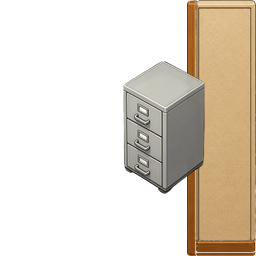
#> input picture games/deadline-escape/archive/2026-07-20-wall-prop-composites/frames/tile_wall_e_cabinet.png, 256 x 256 px, given in place of wall_n_style.png, which was not available
$ python process_styled_walls.py
#> lines starting #> are read from the running program, lines starting #| are printed output that depends on the picture; pictures that were not available may be replaced by others from this repository, and a replacement may not be noted
### management/tools/chroma_to_alpha.py
#!/usr/bin/env python3
"""Convert chroma-key (#FF00FF / near-magenta) images to RGBA PNG with alpha."""
from __future__ import annotations

import argparse
from pathlib import Path

from PIL import Image
import numpy as np

# Pure magenta key used in generation prompts
KEY = np.array([255, 0, 255], dtype=np.float32)


# [18 lines left out: function chroma_to_rgba, not called in this run]


def fit_square(im: Image.Image, size: int) -> Image.Image:
    """Contain sprite in size×size canvas, centered, keep alpha."""
    im = im.convert("RGBA")
    # trim transparent
    bbox = im.getbbox()
    if bbox:
        im = im.crop(bbox)
    im.thumbnail((size - 2, size - 2), Image.Resampling.LANCZOS)
    canvas = Image.new("RGBA", (size, size), (0, 0, 0, 0))
    x = (size - im.width) // 2
    y = (size - im.height) // 2
    canvas.paste(im, (x, y), im)
    return canvas


# [30 lines left out: functions process_file, main, not called in this run]


# [2 lines that do not run on import are left out]

### management/tools/process_styled_walls.py
#!/usr/bin/env python3
"""Process AI wall tiles (desk-matching style) → frames + oriented composites.

Sources: /opt/cursor/artifacts/assets/wall_*_black.png, window_*_black.png
- Black (#000) keyed to alpha
- Carpet/floor bleed stripped via color distance to floor refs
- N masters → S/W/E by rotate (wall only) or re-seat prop upright
"""
from __future__ import annotations

import sys
from pathlib import Path

import numpy as np
from PIL import Image, ImageDraw, ImageFilter, ImageEnhance

ROOT = Path(__file__).resolve().parents[2]
FRAMES = ROOT / "games" / "deadline-escape" / "refs" / "sprites" / "frames"
SPRITES = FRAMES.parent
ART = Path("/opt/cursor/artifacts/assets")
SIDE = 256
BAND = 118

PROPS = ("plant", "cooler")
EDGES = ("n", "s", "e", "w")

sys.path.insert(0, str(Path(__file__).resolve().parent))
from chroma_to_alpha import fit_square  # noqa: E402


def black_key(im: Image.Image, thr: float = 28.0, soft: float = 22.0) -> Image.Image:
    """Near-black → transparent."""
#> called with thr = 28, soft = 22
    rgba = im.convert("RGBA")
#> rgba is the input picture: PIL image 256x256 RGBA; mean R, G, B, A 66.5, 57.1, 44.2, 94.4
    arr = np.asarray(rgba).astype(np.float32)
    lum = arr[..., :3].mean(axis=-1)
    # also kill very dark cool pixels
    alpha = np.clip((lum - thr) / max(soft, 1e-6) * 255.0, 0, 255)
    alpha = np.where(lum < thr, 0, alpha)
    out = arr.copy()
    out[..., 3] = np.minimum(arr[..., 3], alpha)
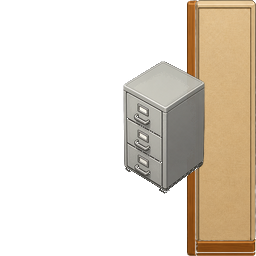
#> out: shape (256, 256, 4) float32; mean R, G, B, A 66.5, 57.1, 44.2, 94.1; transparent parts drawn white
    return Image.fromarray(out.astype(np.uint8), "RGBA")


def strip_carpet(im: Image.Image, floor_refs: list[Image.Image], max_dist: float = 48.0) -> Image.Image:
    """Kill pixels similar to floor carpet samples (desk-style walls stay)."""
#> called with max_dist = 40
    rgba = im.convert("RGBA")
    arr = np.asarray(rgba).astype(np.float32)
    if not floor_refs:
        return rgba
    samples = []
    for fr in floor_refs:
        f = np.asarray(fr.convert("RGB").resize((64, 64), Image.Resampling.BOX)).astype(np.float32)
        samples.append(f.reshape(-1, 3))
    pal = np.concatenate(samples, axis=0)
    # subsample palette
    rng = np.random.default_rng(0)
    if len(pal) > 400:
        pal = pal[rng.choice(len(pal), 400, replace=False)]
    rgb = arr[..., :3]
    h, w = rgb.shape[:2]
    flat = rgb.reshape(-1, 3)
    # chunked min distance
    mind = np.full(flat.shape[0], 1e9, dtype=np.float32)
    for i in range(0, len(pal), 50):
        chunk = pal[i : i + 50]
        # (N,1,3) - (1,M,3)
        d = np.linalg.norm(flat[:, None, :] - chunk[None, :, :], axis=-1).min(axis=1)
        mind = np.minimum(mind, d)
    mind = mind.reshape(h, w)
    # protect warm wall / wood / green plant / blue cooler glass / metal gray with edges
    r, g, b = rgb[..., 0], rgb[..., 1], rgb[..., 2]
    warm = (r > g + 8) & (r > b + 8) & (r > 90)  # wood/beige wall
    green = (g > r + 15) & (g > b + 10) & (g > 60)
    cyan = (b > r + 20) & (b > 100)  # cooler jug / glass
    bright = (r + g + b) > 520  # white plastics
    protect = warm | green | cyan | bright
    kill = (mind < max_dist) & (~protect) & (arr[..., 3] > 10)
    out = arr.copy()
    out[..., 3] = np.where(kill, 0, out[..., 3])
    return Image.fromarray(out.astype(np.uint8), "RGBA")


# [24 lines left out: function normalize_n_wall, not called in this run]


def orient_wall(n_tile: Image.Image, edge: str) -> Image.Image:
    """Rotate N wall band to other edges (prop-free walls)."""
    if edge == "n":
        return n_tile
    if edge == "s":
        return n_tile.transpose(Image.Transpose.ROTATE_180)
    if edge == "e":
        return n_tile.transpose(Image.Transpose.ROTATE_270)  # N→E
    if edge == "w":
        return n_tile.transpose(Image.Transpose.ROTATE_90)
    return n_tile


# [69 lines left out: functions wall_bottom_y, wall_right_x, wall_left_x, wall_top_y, soft_shadow, place_prop, not called in this run]


def load_prop(name: str) -> Image.Image:
    p = FRAMES / f"tile_{name}.png"
    return fit_square(Image.open(p).convert("RGBA"), SIDE)


# [38 lines left out: functions try_load_ai_composite, process_ai_composite_n, not called in this run]


def fit_top(im: Image.Image) -> Image.Image:
    bb = im.getbbox()
#> bb = (123, 0, 256, 256)
    if not bb:
        return Image.new("RGBA", (SIDE, SIDE), (0, 0, 0, 0))
    cropped = im.crop(bb)
    scale_w = SIDE / cropped.width
#> scale_w = 1.92
    nw = SIDE
    nh = max(1, int(round(cropped.height * scale_w)))
#> nh = 493
    if nh > SIDE:
        scale = SIDE / cropped.height
#> scale = 1
        nw = max(1, int(round(cropped.width * scale)))
#> nw = 133
        nh = SIDE
        scaled = cropped.resize((nw, nh), Image.Resampling.LANCZOS)
        canvas = Image.new("RGBA", (SIDE, SIDE), (0, 0, 0, 0))
#> canvas: PIL image 256x256 RGBA; every value is 0
        canvas.alpha_composite(scaled, ((SIDE - nw) // 2, 0))
        return canvas
    scaled = cropped.resize((nw, nh), Image.Resampling.LANCZOS)
    canvas = Image.new("RGBA", (SIDE, SIDE), (0, 0, 0, 0))
    canvas.alpha_composite(scaled, (0, 0))
    return canvas


# [32 lines left out: functions fit_bottom, fit_left, not called in this run]


def main() -> int:
    floor_refs = []
    for n in ("tile_floor_a.png", "tile_floor_b.png"):
        p = FRAMES / n
        if p.exists():
            floor_refs.append(Image.open(p))

    # --- base walls / windows from clean black-bg gens ---
    wall_n_src = ART / "wall_n_black.png"
    win_n_src = ART / "window_n_black.png"
    if not wall_n_src.exists():
        wall_n_src = ART / "wall_n_style.png"
    if not win_n_src.exists():
        win_n_src = ART / "window_n_style.png"

    wall_n = fit_top(strip_carpet(black_key(Image.open(wall_n_src)), floor_refs, 40))
    win_n = fit_top(strip_carpet(black_key(Image.open(win_n_src)), floor_refs, 40))
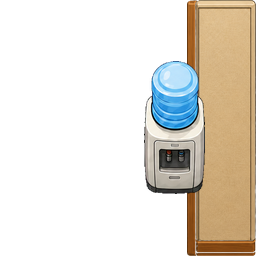
#> input picture games/deadline-escape/archive/2026-07-20-wall-prop-composites/frames/tile_wall_e_cooler.png, 256 x 256 px, given in place of window_n_style.png, which was not available
#> call 2 of black_key, with thr = 28, soft = 22
#> in black_key, rgba is the input picture: PIL image 256x256 RGBA; mean R, G, B, A 61.5, 55.4, 45.1, 87.5
#> in black_key (call 2), `alpha = np.clip((lum - thr) / max(soft, 1e-6) * 255.0, 0, 255)`:
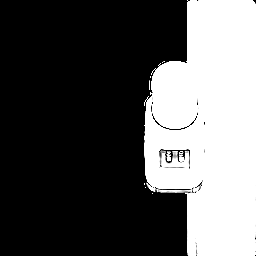
#> alpha: shape (256, 256) float32; min 0, max 255, mean 87.5
#> in black_key (call 2), `out[..., 3] = np.minimum(arr[..., 3], alpha)`:
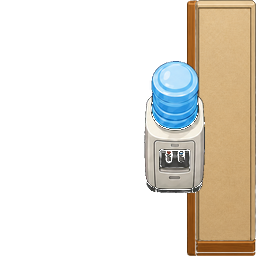
#> out: shape (256, 256, 4) float32; mean R, G, B, A 61.5, 55.4, 45.1, 86.1; transparent parts drawn white
    wall_n = ImageEnhance.Sharpness(wall_n).enhance(1.1)
    win_n = ImageEnhance.Sharpness(win_n).enhance(1.1)

    # Prefer authored S/W if present; else rotate from N
    walls = {"n": wall_n}
    wins = {"n": win_n}
    if (ART / "wall_s_black.png").exists():
        walls["s"] = fit_bottom(strip_carpet(black_key(Image.open(ART / "wall_s_black.png")), floor_refs, 40))
    else:
        walls["s"] = orient_wall(wall_n, "s")
    if (ART / "wall_w_black.png").exists():
        walls["w"] = fit_left(strip_carpet(black_key(Image.open(ART / "wall_w_black.png")), floor_refs, 40))
        walls["e"] = walls["w"].transpose(Image.Transpose.FLIP_LEFT_RIGHT)
    else:
        walls["w"] = orient_wall(wall_n, "w")
        walls["e"] = orient_wall(wall_n, "e")
    wins["s"] = orient_wall(win_n, "s")
    wins["w"] = orient_wall(win_n, "w")
    wins["e"] = orient_wall(win_n, "e")
#> in orient_wall (call 6), `return n_tile.transpose(Image.Transpose.ROTATE_270)`:
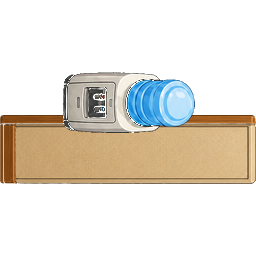
#> returned value: PIL image 256x256 RGBA; mean R, G, B, A 61.4, 55.3, 45, 86.1; transparent parts drawn white
    for e in EDGES:
        walls[e].save(FRAMES / f"tile_wall_{e}.png")
        wins[e].save(FRAMES / f"tile_window_{e}.png")
        print(f"  wall/window {e}")
    walls["n"].save(FRAMES / "tile_wall.png")
    wins["n"].save(FRAMES / "tile_window.png")

    props = {n: load_prop(n) for n in PROPS}
#> in fit_square, `bbox = im.getbbox()`: bbox = (144, 0, 256, 256)
#> in fit_square, `im.thumbnail((size - 2, size - 2), Image.Resampling.LANCZOS)`:
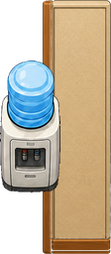
#> im: PIL image 111x254 RGBA; mean R, G, B, A 141.4, 127.2, 103.3, 199.9; transparent parts drawn white
#> in fit_square, `canvas.paste(im, (x, y), im)`:
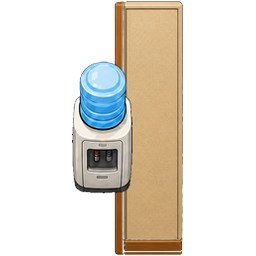
#> canvas: PIL image 256x256 RGBA; mean R, G, B, A 59.9, 54, 44, 85; transparent parts drawn white

    # Always seat authored props against desk-style wall (AI full comps leave gaps/carpet)
    for name in PROPS:
        oriented = {e: place_prop(walls[e], props[name], e) for e in EDGES}
        win_or = {e: place_prop(wins[e], props[name], e) for e in EDGES}
        for e in EDGES:
            oriented[e].save(FRAMES / f"tile_wall_{e}_{name}.png")
            win_or[e].save(FRAMES / f"tile_window_{e}_{name}.png")
        print(f"  compose all edges + {name}")

    # preview
    prev = Image.new("RGBA", (SIDE * 5 + 32, SIDE * 4 + 24), (36, 38, 46, 255))
    for ri, e in enumerate(EDGES):
        for ci, name in enumerate(PROPS):
            base = Image.new("RGBA", (SIDE, SIDE), (200, 205, 212, 255))
            tile = Image.open(FRAMES / f"tile_wall_{e}_{name}.png").convert("RGBA")
            prev.paste(Image.alpha_composite(base, tile), (ci * (SIDE + 8), ri * (SIDE + 8)))
    prev.save(SPRITES / "border_wall_props_preview.png")
    print("DONE desk-style walls + composites")
    return 0


if __name__ == "__main__":
#> (the run stopped early here; a loop or call above may not have finished)
